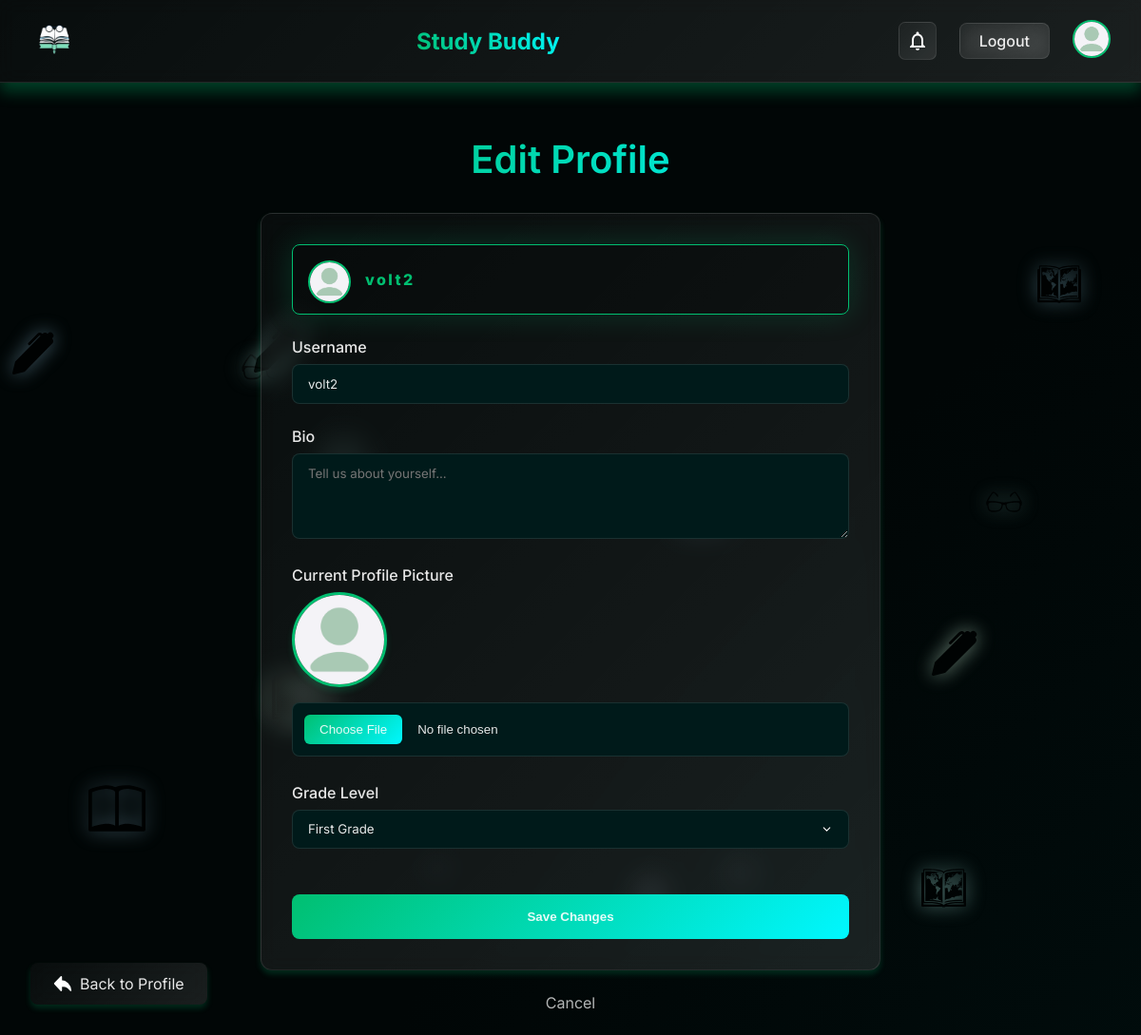
Screenshot of /profile/edit/ (signed in) with the database file from the repository.
### users/models.py (models this page shows, shortened)
class CustomUser(AbstractUser):
    ROLE_CHOICES = [
        ('student', 'Student'),
        ('teacher', 'Teacher'),
    ]
    SUBJECT_CATEGORIES = Note.SUBJECT_CHOICES
    GRADE_LEVELS = Note.GRADE_CHOICES
    subject_category = models.CharField(max_length=20, choices=SUBJECT_CATEGORIES, blank=True, null=True , default='mathematics')
    role = models.CharField(max_length=10, choices=ROLE_CHOICES, default='student')
    grade_level = models.CharField(max_length=20, choices=GRADE_LEVELS, blank=True, null=True, default='first')
    email = models.EmailField(unique=True)
    profile_picture = models.ImageField(upload_to='profile_pictures/', blank=True, null=True)

### profile_users/models.py (models this page shows, shortened)
class Profile(models.Model):
    user = models.OneToOneField(User, on_delete=models.CASCADE)
    bio = models.TextField(blank=True)
    public_profile = models.BooleanField(default=False)

### profile_users/views.py (the view)
# urls.py: path('edit/', edit_profile, name='edit_profile'),
@login_required
def edit_profile(request):
    profile = Profile.objects.get(user=request.user)
    user = request.user
    role = user.role
    if request.method == "POST":
        profile_form = ProfileForm(request.POST, instance=profile)
        user_form = UserEditForm(request.POST, request.FILES, instance=user)
        if role == 'student':
            role_form = StudentEditForm(request.POST, instance=user)
        else:  # teacher
            role_form = TeacherEditForm(request.POST, instance=user)
        if profile_form.is_valid() and user_form.is_valid() and role_form.is_valid():
            profile_form.save()
            user_form.save()
            role_form.save()
            return redirect('profile_view')
    else:
        profile_form = ProfileForm(instance=profile)
        user_form = UserEditForm(instance=user)
        if role == 'student':
            role_form = StudentEditForm(instance=user)
        else:  # teacher
            role_form = TeacherEditForm(instance=user)
    return render(request, 'user_profiles/edit_profile.html', {
        'profile_form': profile_form,
        'user_form': user_form,
        'role_form': role_form,
        'role': role,
        'has_unseen_notifications': has_unseen_notifications(request.user)
    })

### profile_users/forms.py
class ProfileForm(forms.ModelForm):
    class Meta:
        model = Profile
        fields = ['bio']
        widgets = {
            'bio': forms.Textarea(attrs={'class': 'form-input', 'rows': 4, 'placeholder': 'Tell us about yourself...'}),
        }

class UserEditForm(forms.ModelForm):
    username = forms.CharField(max_length=150, required=True, widget=forms.TextInput(attrs={'class': 'form-input'}))
    profile_picture = forms.ImageField(required=False, widget=forms.FileInput(attrs={'class': 'form-input'}))
    class Meta:
        model = CustomUser
        fields = ['username', 'profile_picture']

### notifications/views.py (called while the page is built)
def has_unseen_notifications(user):
    return Notification.objects.filter(recipient=user).filter(models.Q(seen=False)).exists()

### profile_users/templates/user_profiles/edit_profile.html (shortened to what this page needs)
{% load static %}
<!DOCTYPE html>
<html lang="en">
<head>
    <link rel="stylesheet" href="{% static 'css/root.css' %}">
    <link rel="stylesheet" href="{% static 'css/profile/edit_profile.css' %}">
</head>
<body>
    <div class="background-animate">
    </div>
    <header id="site-header">
        <div class="logo-container">
            <a href="{% url 'notes_list' %}">
                <img src="{% static 'images/logo-2-trans.png' %}" alt="Study Buddy Logo" class="site-logo">
            </a>
        </div>
        <a href="{% url 'notes_list' %}">
            <h1 class="site-title">Study Buddy</h1>
        </a>
        <div class="header-actions">
            <a href="{% url 'notifications' %}">
                <div class="loader">
                    <img src="{% static 'icons/notify.svg' %}" alt="Notifications Icon">
                </div>
            </a>
            <a href="{% url 'logout' %}" class="logout-button">Logout</a>
            <div class="profile-icon-container">
                <a href="{% url 'profile_view' %}">
                    {% if request.user.profile_picture %}
                    <img src="{{ request.user.profile_picture.url }}" alt="Profile Avatar" class="author-avatar">
                    {% else %}
                    <img src="{% static 'images/default-avatar.png' %}" alt="Profile Avatar" class="author-avatar">
                    {% endif %}
                </a>
            </div>
        </div>
    </header>
    <div class="container">
        <h2>Edit Profile</h2>
        <form method="POST" enctype="multipart/form-data">
            <div class="form-group author-info">
                <div class="profile-icon">
                    {% if request.user.profile_picture %}
                    <img src="{{ request.user.profile_picture.url }}" alt="Profile Avatar" class="author-avatar">
                    {% else %}
                    <img src="{% static 'images/default-avatar.png' %}" alt="Profile Avatar" class="author-avatar">
                    {% endif %}
                </div>
                <span class="value">{{ request.user.username }}</span>
            </div>
            <div class="form-group">
                <label for="id_username">Username</label>
                {{ user_form.username }}
            </div>
            <div class="form-group">
                <label for="id_bio">Bio</label>
                {{ profile_form.bio }}
            </div>
            <div class="form-group">
                <label for="id_profile_picture">Current Profile Picture</label>
                <div class="profile-picture-preview">
                    {% if request.user.profile_picture %}
                    <img src="{{ request.user.profile_picture.url }}" alt="Current Profile Picture" class="current-picture">
                    {% else %}
                    <img src="{% static 'images/default-avatar.png' %}" alt="Default Profile Picture" class="current-picture">
                    {% endif %}
                </div>
                {{ user_form.profile_picture }}
            </div>
            <div class="form-row">
                {% if role == 'student' %}
                <div class="form-group half-width">
                    <label for="id_grade_level">Grade Level</label>
                    {{ role_form.grade_level }}
                </div>
                {% endif %}
            </div>
            <button type="submit">Save Changes</button>
        </form>
        <a href="{% url 'profile_view' %}" class="cancel-link">Cancel</a>
    </div>
    <a href="{% url 'profile_view' %}" class="back-button">
        <img src="{% static 'icons/back-icon.svg' %}" alt="Back" class="back-icon">
        Back to Profile
    </a>
</body>
</html>

### static/css/root.css (style rules this page uses)
:root { --primary-color: #01bf71; --primary-hover: #00f7ff; --background-dark: #010606; --background-light: #001a1a; --text-primary: rgba(255, 255, 255, 0.9); --text-secondary: rgba(255, 255, 255, 0.7); --gradient-glass: linear-gradient(135deg, rgba(255, 255, 255, 0.03), rgba(255, 255, 255, 0.1)); --gradient-primary: linear-gradient(135deg, var(--primary-color), var(--primary-hover)); --radius-sm: 0.375rem; --radius-md: 0.5rem; --radius-lg: 0.75rem; --shadow-sm: 0 2px 4px rgba(0, 0, 0, 0.2); --shadow-md: 0 4px 6px rgba(1, 191, 113, 0.2); --shadow-lg: 0 10px 15px rgba(1, 191, 113, 0.3); --shadow-glow: 0 0 30px rgba(1, 191, 113, 0.2); --shadow-private: 0 0 30px rgb(231, 76, 60,0.2); --transition-all: all 0.3s cubic-bezier(0.4, 0, 0.2, 1); }
.background-animate { position: fixed; top: 0; left: 0; width: 100%; height: 100%; z-index: -1; pointer-events: none; }
.loader { width: 40px; height: 40px; background: var(--gradient-glass); border: 1px solid rgba(255, 255, 255, 0.1); border-radius: 7px; padding: 0.5rem; display: flex; align-items: center; justify-content: center; position: relative; cursor: pointer; transition: 0.2s; }

### rows the page displays
CustomUser: user.username "volt2", username "volt2", grade_level "First Grade"
